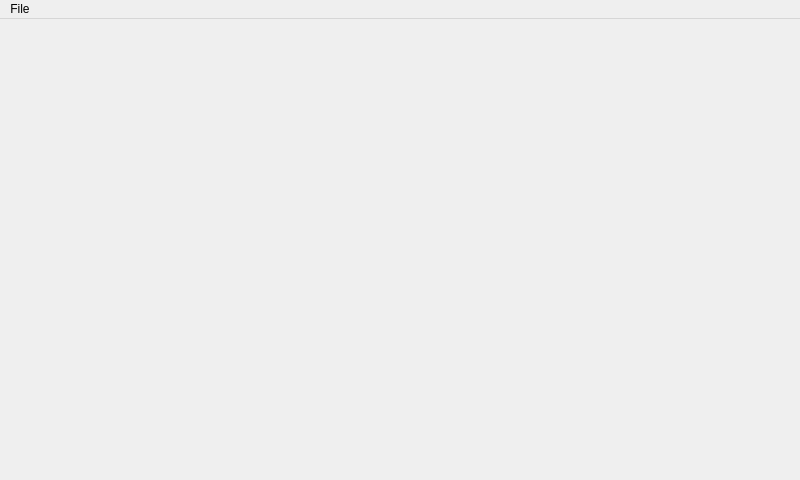
<?xml version="1.0" encoding="UTF-8"?>
<ui version="4.0">
 <class>MainWindow</class>
 <widget class="QMainWindow" name="MainWindow">
  <property name="geometry">
   <rect>
    <x>0</x>
    <y>0</y>
    <width>800</width>
    <height>480</height>
   </rect>
  </property>
  <property name="windowTitle">
   <string>FilePile</string>
  </property>
  <property name="windowIcon">
   <iconset>
    <normaloff>res/filepile_256.png</normaloff>res/filepile_256.png</iconset>
  </property>
  <widget class="QWidget" name="centralWidget">
   <layout class="QGridLayout" name="gridLayout">
    <property name="leftMargin">
     <number>0</number>
    </property>
    <property name="topMargin">
     <number>0</number>
    </property>
    <property name="rightMargin">
     <number>0</number>
    </property>
    <property name="bottomMargin">
     <number>0</number>
    </property>
    <item row="0" column="0">
     <widget class="QScrollArea" name="ContentFrame">
      <property name="frameShape">
       <enum>QFrame::NoFrame</enum>
      </property>
      <property name="widgetResizable">
       <bool>true</bool>
      </property>
      <widget class="QWidget" name="ContentFrameWidget">
       <property name="geometry">
        <rect>
         <x>0</x>
         <y>0</y>
         <width>800</width>
         <height>463</height>
        </rect>
       </property>
      </widget>
     </widget>
    </item>
   </layout>
  </widget>
  <widget class="QMenuBar" name="menuBar">
   <property name="geometry">
    <rect>
     <x>0</x>
     <y>0</y>
     <width>800</width>
     <height>17</height>
    </rect>
   </property>
   <widget class="QMenu" name="menuFile">
    <property name="title">
     <string>File</string>
    </property>
    <addaction name="actionAbout"/>
    <addaction name="actionExit"/>
   </widget>
   <addaction name="menuFile"/>
  </widget>
  <action name="actionExit">
   <property name="text">
    <string>Exit</string>
   </property>
  </action>
  <action name="actionAbout">
   <property name="text">
    <string>About...</string>
   </property>
   <property name="iconText">
    <string>About...</string>
   </property>
   <property name="toolTip">
    <string>About...</string>
   </property>
  </action>
 </widget>
 <layoutdefault spacing="6" margin="11"/>
 <resources/>
 <connections>
  <connection>
   <sender>actionExit</sender>
   <signal>triggered()</signal>
   <receiver>MainWindow</receiver>
   <slot>close()</slot>
   <hints>
    <hint type="sourcelabel">
     <x>-1</x>
     <y>-1</y>
    </hint>
    <hint type="destinationlabel">
     <x>399</x>
     <y>239</y>
    </hint>
   </hints>
  </connection>
  <connection>
   <sender>actionAbout</sender>
   <signal>triggered()</signal>
   <receiver>MainWindow</receiver>
   <slot>showAboutForm()</slot>
   <hints>
    <hint type="sourcelabel">
     <x>-1</x>
     <y>-1</y>
    </hint>
    <hint type="destinationlabel">
     <x>399</x>
     <y>239</y>
    </hint>
   </hints>
  </connection>
 </connections>
 <slots>
  <slot>showAboutForm()</slot>
 </slots>
</ui>
